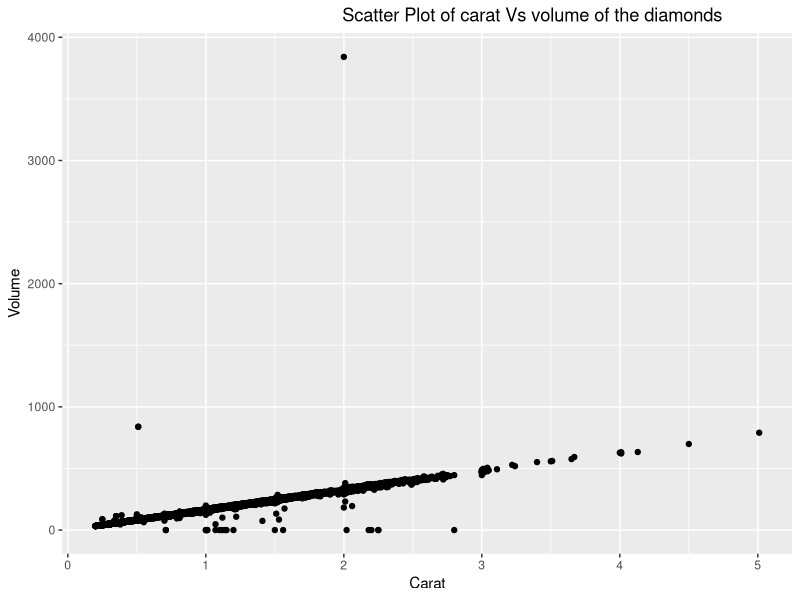

R code for this plot:
library(ggplot2)
diamondCopyData <- data.frame(diamonds)  
volume <- diamonds$x*diamonds$y*diamonds$z
diamondCopyData$volume <- volume 
ggplot(diamondCopyData, aes(x=diamondCopyData$carat, y=diamondCopyData$volume)) + geom_point(color="black", fill="grey") + ggtitle("Scatter Plot of carat Vs volume of the diamonds") + xlab("Carat") + ylab("Volume") + theme(plot.title = element_text(hjust = 0.8))
